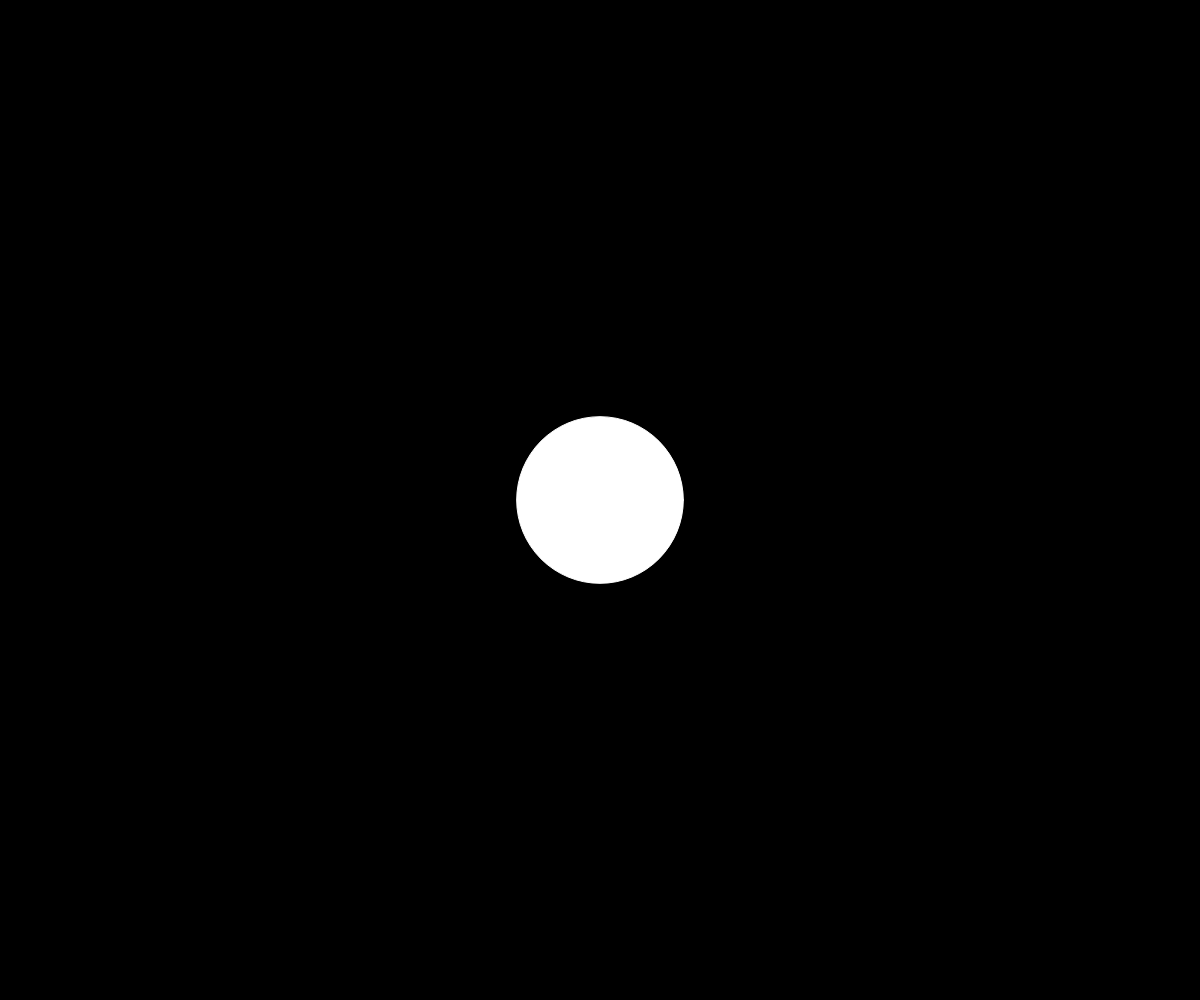
Frame 1 (no input)
Frame 60 (no input): identical to frame 1, image omitted
Frame 120 (the mouse pressed at the canvas centre since frame 60): identical to frame 1, image omitted

The p5.js sketch that drew this single still picture (run headless with seeded random() and noise() and a simulated clock; from frame 60 on, the mouse is pressed at the canvas centre):

// p5.js sketch
// ── sketch.js
sq = n => Math.pow(n, 2);
sqrt = n => Math.sqrt(n);

let centerX, centerY;
let circleSize;
let circleX, circleY;
var grabbed = false;
let returnRate = 0.1;

function setup() {
  createCanvas(window.innerWidth, window.innerHeight);
  centerX = window.innerWidth/2;
  centerY = window.innerHeight/2;
  circleX = centerX;
  circleY = centerY;
  circleSize = Math.min(window.innerWidth, window.innerHeight)/6;
}

function draw() {
  background(0);
  ellipseMode(CENTER);

  // draw the underlying ellipse
  fill(0);
  stroke(255);
  ellipse(centerX, centerY, circleSize, circleSize);

  // update the mouse position
  if (grabbed) {
    circleX = mouseX;
    circleY = mouseY;
  }
  else {
    circleX = (1 - returnRate) * circleX + returnRate * centerX;
    circleY = (1 - returnRate) * circleY + returnRate * centerY;
  }

  // draw the mouse position
  fill(255);
  noStroke();
  ellipse(circleX, circleY, circleSize, circleSize);



}


function mousePressed() {
  let distToCenter = sqrt(sq(mouseX - circleX) + sq(mouseY - circleY));
  if (distToCenter < circleSize/2) {
    grabbed = true;
  }
}

function mouseReleased() {
  grabbed = false;
  // circleX = centerX;
  // circleY = centerY;
}
